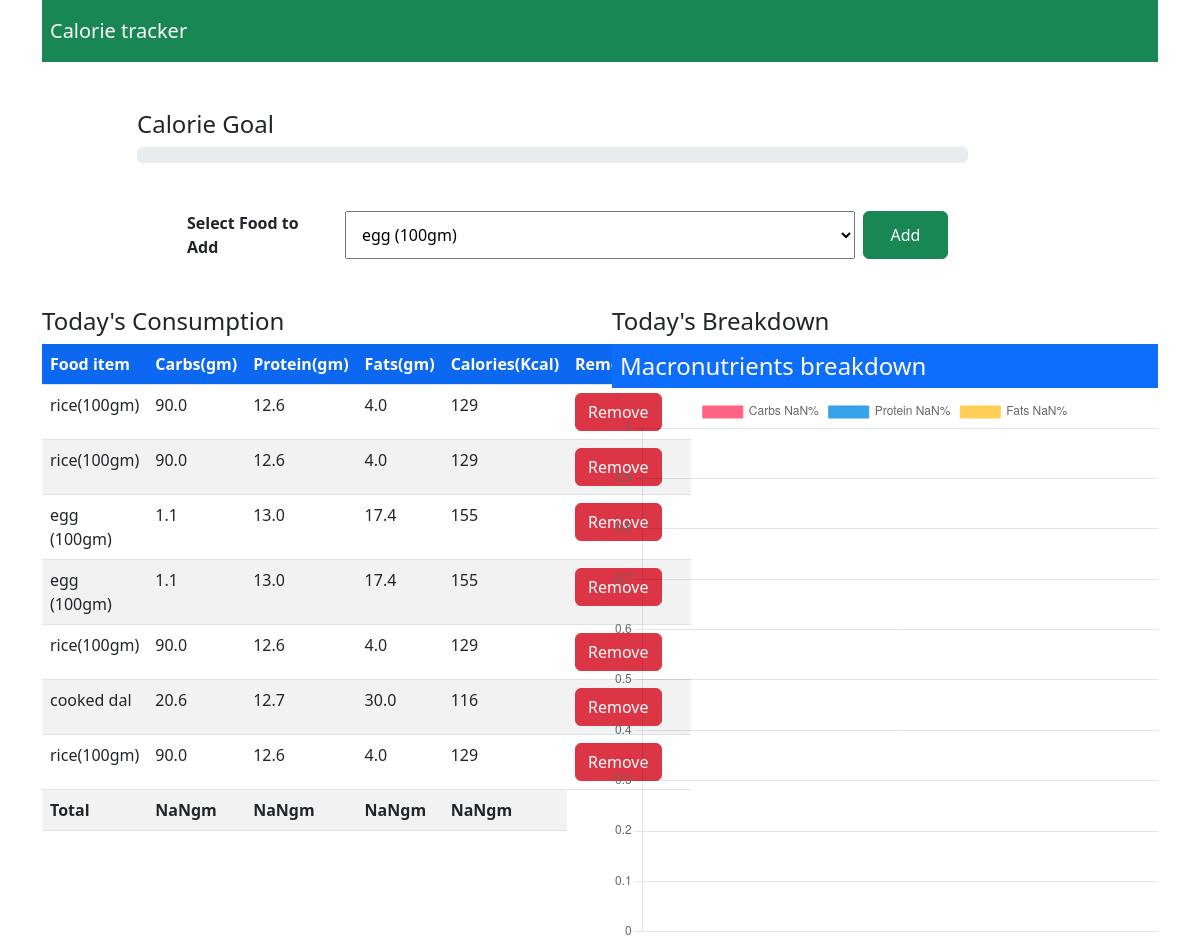
The app's page / (signed in) with its own data.
### myapp/models.py (models this page shows, shortened)
class Consume(models.Model):
    user=models.ForeignKey(User,on_delete=models.CASCADE)
    food_consumed=models.ForeignKey(Food,on_delete=models.CASCADE)

class Food(models.Model):
    name=models.CharField(max_length=100)
    carbs=models.FloatField()
    protein=models.FloatField()
    fats=models.FloatField()
    calories=models.IntegerField()

### myapp/views.py (the view)
# urls.py: path('',views.index,name="index"),
def index(request):
    if request.method == "POST":
        food_consumed=request.POST['food_consumed']
        consume=Food.objects.get(name=food_consumed)
        user=request.user
        consume=Consume(user=user,food_consumed=consume)
        consume.save()
        foods=Food.objects.all()
        consumed_food=Consume.objects.filter(user=request.user)
    else:
        foods=Food.objects.all()
        consumed_food=Consume.objects.filter(user=request.user)
    return render(request,'myapp/index.html',{'foods':foods,'consumed_food':consumed_food})

### myapp/templates/myapp/index.html (shortened to what this page needs)
<!DOCTYPE html>
<html lang="en">
  <head>
    <link
      rel="stylesheet"
      href="https://cdn.jsdelivr.net/npm/bootstrap@5.2.2/dist/css/bootstrap.min.css"
    />
  </head>
  <body>
    <div class="container">
        <div class="row">
            <div class="col-md-12">
                <nav class="navbar navbar-dark bg-success">
                    <span class="navbar-brand p-2">Calorie tracker</span>
                </nav>
            </div>
        </div>
        <br><br>
        <div class="row">
            <div class="col-md-9 offset-md-1">
                <h4>Calorie Goal</h4>
                <div class="progress">
                  </div>
            </div>
        </div>
      <div class="row m-5">
        <div class="col-md-12 offset-md-1">
          <form method="POST">
            <div class=" row">
              <label for="" class="col-md-2"><b>Select Food to Add</b></label>
              <select
                class="col-md-6 "
                name="food_consumed"
                id="food_consumed"
              >
                {% for food in foods %}
                <option value="{{food.name}}">{{food.name}}</option>
                {% endfor %}
              </select>
              <button class="btn btn-success col-md-1 mx-2" type="submit">Add</button>
            </div>
          </form>
        </div>
      </div>
      <div class="row">
        <div class="col-md-6">
            <div>
                <h4>Today's Consumption</h4>
            </div>
            <table id="table" class=" table table-striped ">
                <tr class="bg-primary">
                    <th class="text-white">Food item</th>
                    <th class="text-white">Carbs(gm)</th>
                    <th class="text-white">Protein(gm)</th>
                    <th class="text-white">Fats(gm)</th>
                    <th class="text-white">Calories(Kcal)</th>
                    <th class="text-white">Remove_item</th>
                </tr>
                {% for c in consumed_food %}
                <tr>
                    <td >{{c.food_consumed.name}}</td>
                    <td>{{c.food_consumed.carbs}}</td>
                    <td>{{c.food_consumed.protein}}</td>
                    <td>{{c.food_consumed.fats}}</td>
                    <td>{{c.food_consumed.calories}}</td>
                    <td><a href="{% url 'delete' c.id %}" class="btn btn-danger">Remove</a></td>
                </tr>
                {% endfor %}
                <tr>
                    <td id="name"><b>Total</b></td>
                    <td id="totalCarbs"><b></b></td>
                    <td id="totalProtein"><b></b></td>
                    <td id="totalFats"><b></b></td>
                    <td id="totalCalories"><b></b></td>
                </tr>
            </table>
        </div>
        <div class="col-md-6">
            <div>
                <h4>Today's Breakdown</h4>
            </div>
            <div class="card-header text-white bg-primary">
                <h4 class="p-2">Macronutrients breakdown</h4>
            </div>
            <div class="col-md-12">
                <canvas id="myChart" width="300" height="300"></canvas>
            </div>
        </div>
      </div>
    </div>
    <script>
        var table=document.getElementById("table");
        var carbs=0,protein=0,fats=0,calories=0;
        for(var i=1;i<table.rows.length-1;i++){
            carbs+=parseFloat(table.rows[i].cells[1].innerHTML);
            protein+=parseFloat(table.rows[i].cells[2].innerHTML);
            fats+=parseFloat(table.rows[i].cells[3].innerHTML);
            calories+=parseFloat(table.rows[i].cells[4].innerHTML);
        }
        carbs=Math.round(carbs);
        protein=Math.round(protein);
        fats=Math.round(fats);
        calories=Math.round(calories);
        console.log(carbs);
        document.getElementById("totalCarbs").innerHTML="<b>"+carbs+"gm</b> ";
        document.getElementById('totalProtein').innerHTML="<b>"+protein+"gm</b>";
        document.getElementById('totalFats').innerHTML="<b>"+fats+"gm</b>";
        document.getElementById('totalCalories').innerHTML="<b>"+calories+"gm</b>";
        var calPer=calories/2000*100
        document.getElementsByClassName("progress-bar")[0].setAttribute("style","width:"+calPer+"%");
        var total=carbs+protein+fats;
        var carbsP=Math.round((carbs/total)*100);
        var proteinP=Math.round((protein/total)*100);
        var fatsP=Math.round((fats/total)*100);
        const ctx = document.getElementById('myChart').getContext('2d');
const myChart = new Chart(ctx, {
    type: 'doughnut',
    data: {
        labels: ['Carbs '+carbsP+"%", 'Protein '+proteinP+"%", 'Fats '+fatsP+"%"],
        datasets: [{
            label: '# of Votes',
            data: [carbsP,proteinP,fatsP],
            backgroundColor: [
                'rgba(255, 99, 132, 1)',
                'rgba(54, 162, 235, 1)',
                'rgba(255, 206, 86, 1)',
            ],
            borderColor: [
                'rgba(255, 99, 132, 1)',
                'rgba(54, 162, 235, 1)',
                'rgba(255, 206, 86, 1)',
            ],
            borderWidth: 1
        }]
    },
    options: {
        scales: {
            y: {
                beginAtZero: true
            }
        }
    }
});
    </script>
  </body>
</html>

### records on screen
Consume: food_consumed.name "rice(100gm)", food_consumed.carbs "90.0", food_consumed.protein "12.6", food_consumed.fats "4.0", food_consumed.calories "129"
Consume: food_consumed.name "rice(100gm)", food_consumed.carbs "90.0", food_consumed.protein "12.6", food_consumed.fats "4.0", food_consumed.calories "129"
Consume: food_consumed.name "egg (100gm)", food_consumed.carbs "1.1", food_consumed.protein "13.0", food_consumed.fats "17.4", food_consumed.calories "155"
Consume: food_consumed.name "egg (100gm)", food_consumed.carbs "1.1", food_consumed.protein "13.0", food_consumed.fats "17.4", food_consumed.calories "155"
Consume: food_consumed.name "rice(100gm)", food_consumed.carbs "90.0", food_consumed.protein "12.6", food_consumed.fats "4.0", food_consumed.calories "129"
Consume: food_consumed.name "cooked dal", food_consumed.carbs "20.6", food_consumed.protein "12.7", food_consumed.fats "30.0", food_consumed.calories "116"
Consume: food_consumed.name "rice(100gm)", food_consumed.carbs "90.0", food_consumed.protein "12.6", food_consumed.fats "4.0", food_consumed.calories "129"

### other values on screen
form field food_consumed "egg (100gm)"
